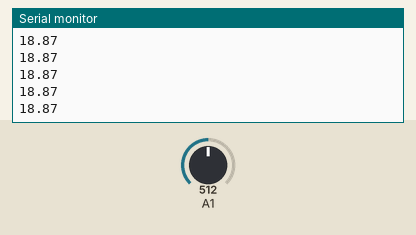
Recording of a sketch running on a simulated Arduino Uno, built with avr-gcc and run on an emulated ATmega328P. Parts: the last lines printed to the serial monitor. The test bench sets the inputs (shaded band); at power-on: A1 = 512.

Above: at 1.2 s.
1.3 s: A1 set to 716
At 1.31 s:
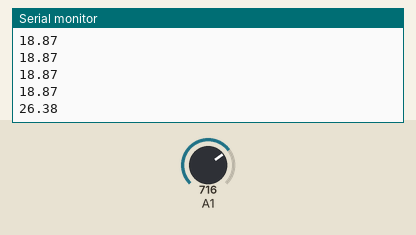
2.8 s: A1 set to 900
At 2.82 s:
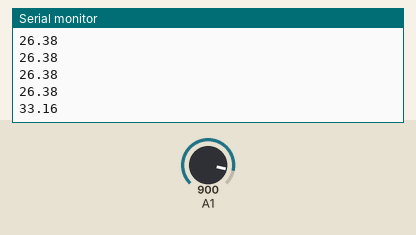
Timing chart, 0 to 5.8 s (numbered marks = the images above; inputs shaded):
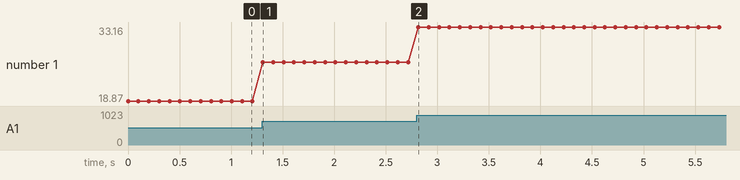

Measured:
- after the input at 1.3 s, the serial monitor: prints a new line at once (image 1)
- after the input at 2.8 s, the serial monitor: prints a new line at once (image 2)
- plotted number 1: 18.87 → 26.38 after the input at 1.3 s, 26.38 → 33.16 after the input at 2.8 s

The sketch:

VolDiv.ino
```cpp
void setup() {
  // put your setup code here, to run once:
  Serial.begin(9600);
}

void loop() {
  // put your main code here, to run repeatedly:

  //double a = ((analogRead(A0)/1023.0)*38.69852); //Solar Panel VD Circuit.
  //Serial.println(a);
  double b = ((analogRead(A1)/1023.0)*37.69635); // Battery VD Circuit.
  Serial.println(b);
  delay(100);
}
```
